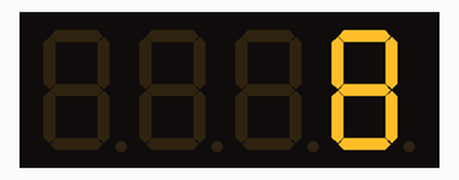
Recording of a sketch running on a simulated Arduino Uno, built with avr-gcc and run on an emulated ATmega328P. Parts: 4-digit seven-segment display.

Above: at 0.1 s.
At 1.1 s:
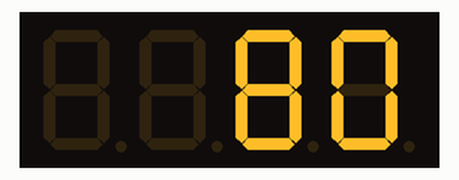
At 2.1 s:
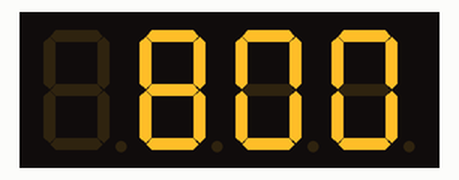
At 3.1 s:
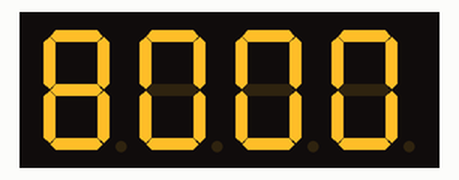

Measured:
- by itself, everything shown: repeats every 4.0 s, in 4 steps
- what the display in image 1 shows lasts 1.0 s, from 1.0 s to 2.0 s

The sketch:

TestWithHT16K33.ino
```cpp
#include <Wire.h>
#include <HT16K33.h>

// Create display object with I2C address 0x70
HT16K33 segDisplay(0x70);

void setup() {
  Wire.begin();
  segDisplay.begin();
  segDisplay.displayOn();
  segDisplay.setBrightness(15);  // 0-15
}

void loop() {
  for (int digit = 0; digit < 4; digit++) {
    // Clear display by writing 0 to all digits
    segDisplay.displayClear();

    // Display '8' on the current digit
    // This library uses a single function to display a 4-digit hex number
    // So we need to construct a number with '8' in the desired position
    uint16_t number = 0;
    switch(digit) {
      case 0: number = 0x0008; break;  // 8 in rightmost digit
      case 1: number = 0x0080; break;  // 8 in second digit
      case 2: number = 0x0800; break;  // 8 in third digit
      case 3: number = 0x8000; break;  // 8 in leftmost digit
    }
    segDisplay.displayHex(number);

    delay(1000);
  }
}


// #include <Wire.h>
// #include <HT16K33.h>

// // Create display object with I2C address 0x70
// HT16K33 segDisplay(0x70);  // Note the constructor now includes the address

// void setup() {
//   Wire.begin();
//   segDisplay.begin();
//   segDisplay.displayOn();
//   segDisplay.setBrightness(15);  // 0-15
// }

// void loop() {
//   for (int digit = 0; digit < 4; digit++) {
//     segDisplay.clear();

//     // Display '8' on the current digit
//     // For this library, we need to specify the position and value
//     // Positions are typically 0-3 for a 4-digit display
//     segDisplay.displayHex(digit, 8);  // digit position, value

//     delay(1000);
//   }
// }
```
